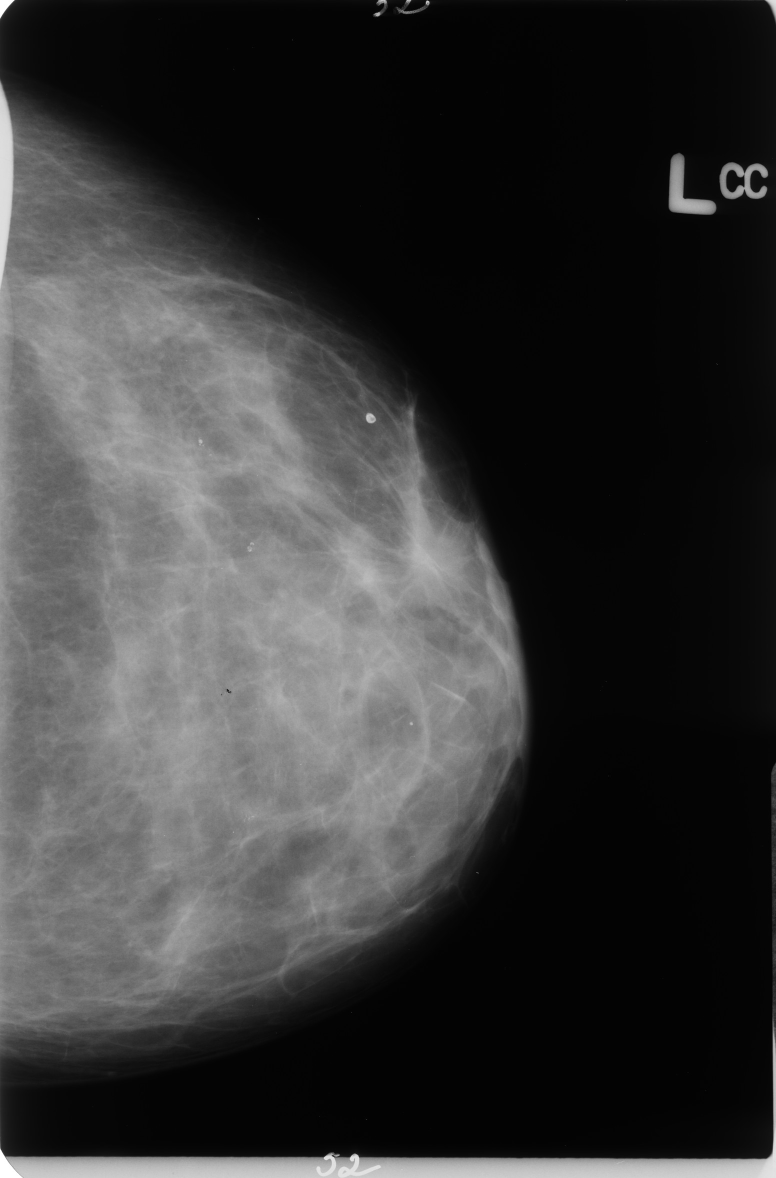
#> input picture MainPfe/B_3047_1.LEFT_CC.jpg, 1552 x 2356 px (shown at 1/2 size); its folder holds only this picture in this run
$ python -i RegionA.py   (imports and definitions only)
#> lines starting #> are read from the running program, lines starting #| are printed output that depends on the picture; after the words box and inside, x2 and y2 are one past the last pixel; in counts of white or black regions, pixels touching at a corner belong together
#> further down, picture is the input picture: shape (2356, 1552); min 0, max 255, mean 55.5
import cv2
from matplotlib.pyplot import imshow, rc
import numpy as np
import math
import glob
from numpy.core.fromnumeric import shape
import pandas as pd
import re
from pyds import MassFunction
import Membership
from sys import argv


# [24 lines left out: function mask_area, not called in this run]

def interrest(image):
    thresh = cv2.threshold(image, 0, 255, cv2.THRESH_OTSU + cv2.THRESH_BINARY)[1]
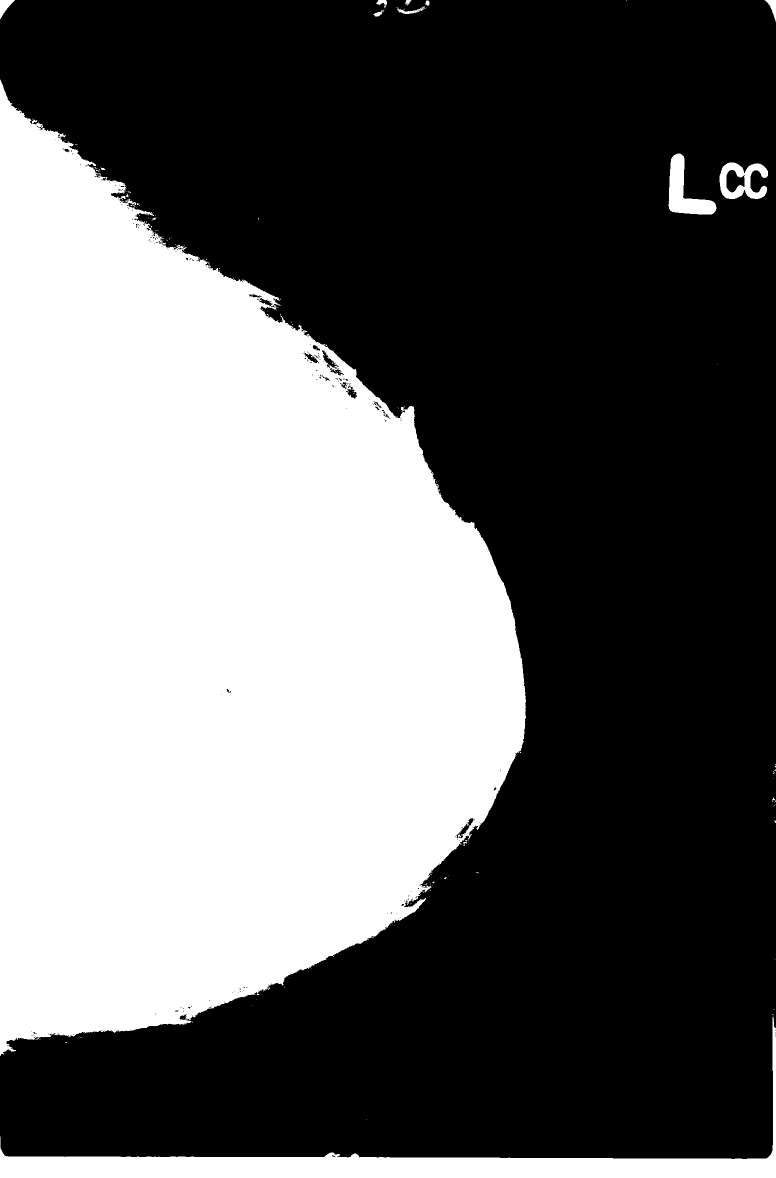
#> thresh: shape (2356, 1552) (shown at 1/2 size); 39.1% white; 170 white regions (155 under 20 px)

    # Find contour and sort by contour area
    cnts = cv2.findContours(thresh, cv2.RETR_EXTERNAL, cv2.CHAIN_APPROX_SIMPLE)
#> cnts = 155 contours, 144 with area under 20; largest, box (x1, y1, x2, y2) and area: (0, 159, 1052, 2112) 1351841, (0, 2033, 1552, 2356) 64095, (1337, 307, 1433, 429) 4924, (1439, 325, 1536, 398) 4675, (0, 0, 30, 38) 484
    cnts = cnts[0] if len(cnts) == 2 else cnts[1]
    cnts = sorted(cnts, key=cv2.contourArea, reverse=True)

    # Find bounding box and extract ROI
    for c in cnts:
        x,y,w,h = cv2.boundingRect(c)
        ROI = image[y:y+h, x:x+w]
        break
#> this loop made 1 pass
#> (x, y, w, h) on pass 1: (0, 159, 1052, 1953)
#> pass 1, in interrest, `ROI = image[y:y+h, x:x+w]`:
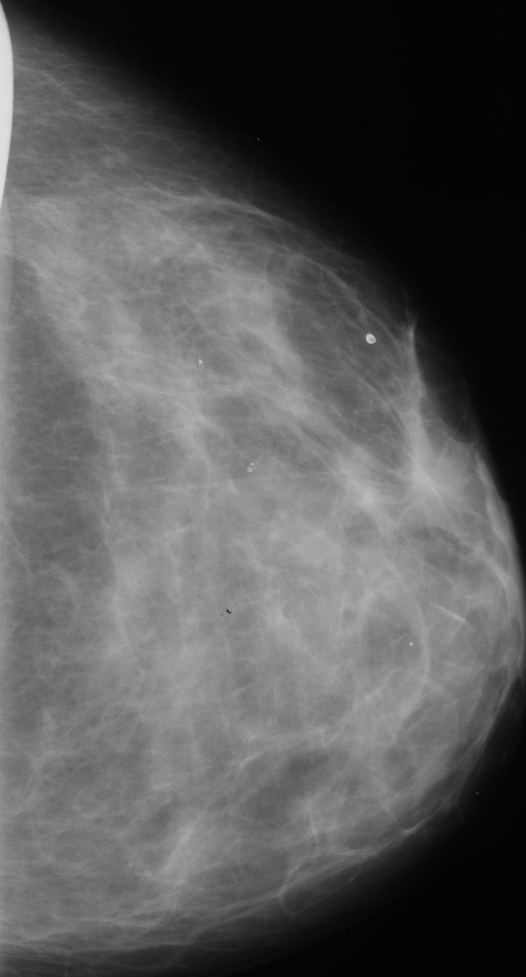
#> ROI: shape (1953, 1052) (shown at 1/2 size); min 0, max 223, mean 87.9
    return ROI

# [371 lines left out: functions Largest_contour, small_image, Edge_detection, keep_object, training, Normal_trainning and 3 more, not called in this run]

>>> import cv2
>>> picture = cv2.imread('B_3047_1.LEFT_CC.jpg', cv2.IMREAD_GRAYSCALE)
>>> result = interrest(picture)

$ run again, on MainPfe/B_3047_1.LEFT_MLO.jpg
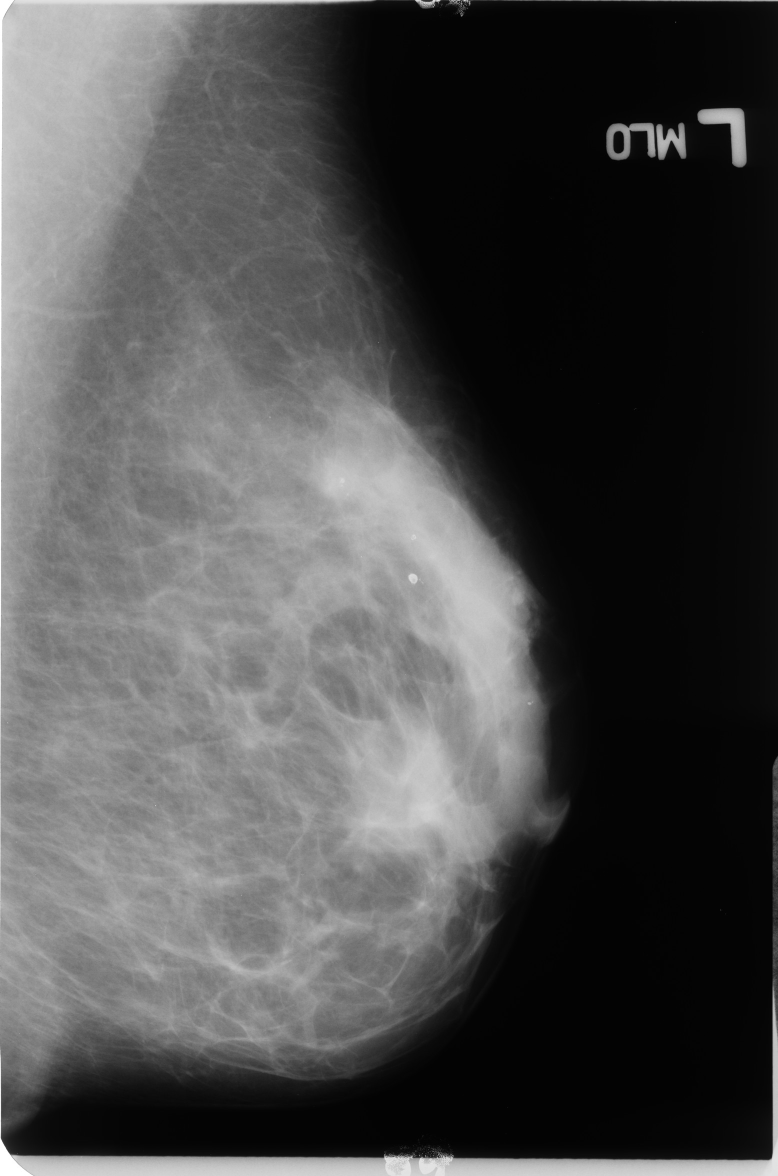
#> input picture MainPfe/B_3047_1.LEFT_MLO.jpg, 1556 x 2352 px (shown at 1/2 size)
#> picture is the input picture: shape (2352, 1556); min 0, max 255, mean 77.5
#> in interrest, `thresh = cv2.threshold(image, 0, 255, cv2.THRESH_OTSU + cv2.THRESH_BIN..`:
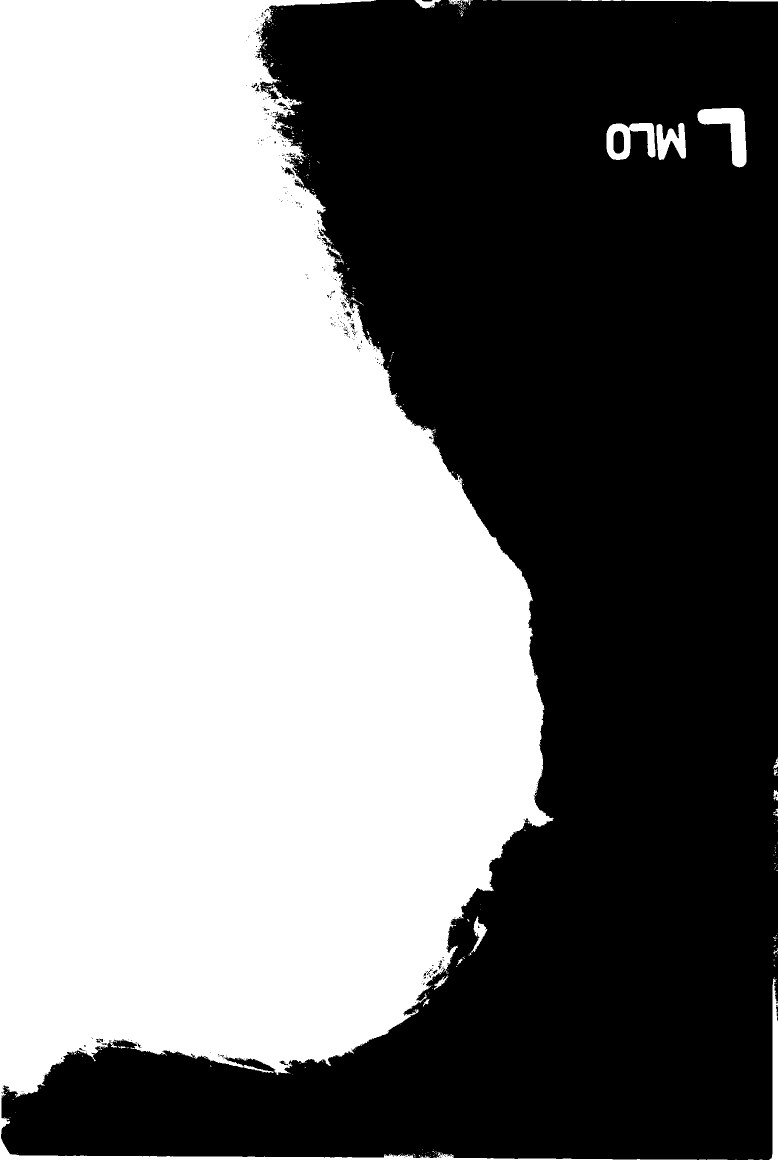
#> thresh: shape (2352, 1556) (shown at 1/2 size); 51% white; 367 black regions (336 under 20 px)
#> cnts = 351 contours, 336 with area under 20; largest, box (x1, y1, x2, y2) and area: (0, 0, 1556, 2352) 1845288, (1395, 216, 1493, 335) 5047, (1213, 246, 1311, 320) 4380, (1313, 246, 1372, 320) 2472, (938, 1833, 975, 1911) 751
#> the loop in interrest, `for c in cnts:` made 1 pass

$ run again, on MainPfe/B_3047_1.RIGHT_CC.jpg
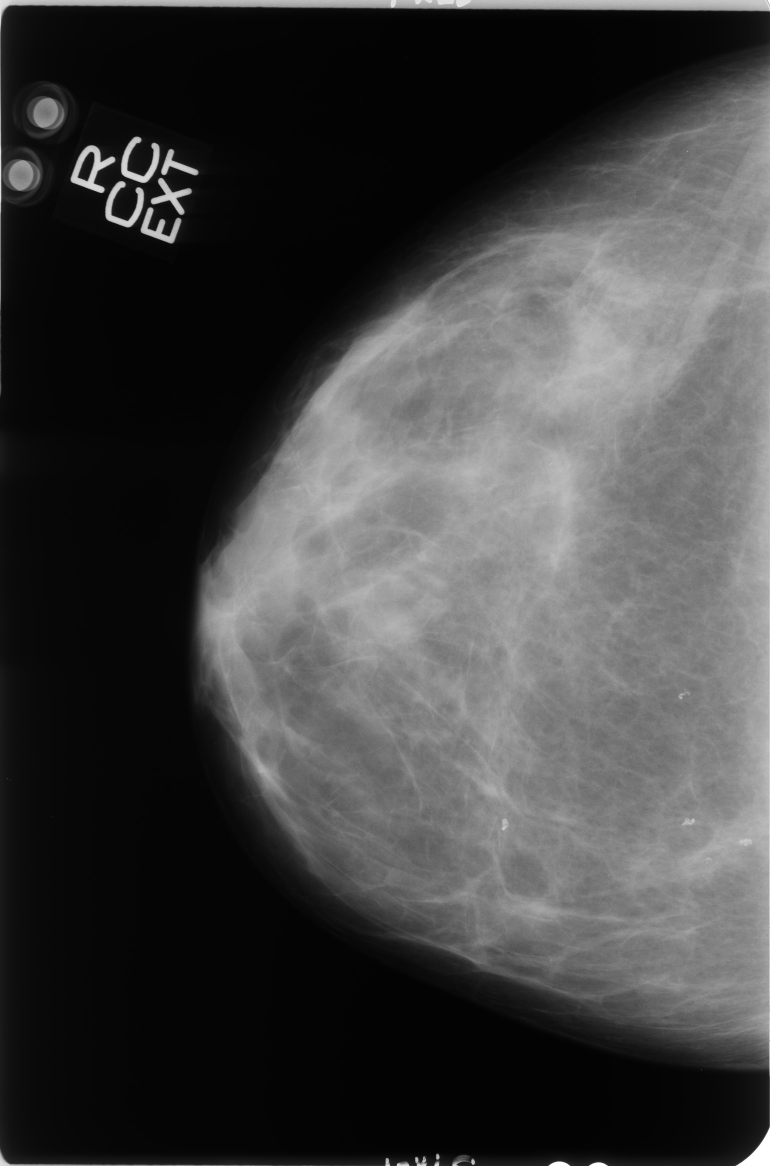
#> input picture MainPfe/B_3047_1.RIGHT_CC.jpg, 1540 x 2332 px (shown at 1/2 size)
#> picture is the input picture: shape (2332, 1540); min 0, max 255, mean 65.7
#> in interrest, `thresh = cv2.threshold(image, 0, 255, cv2.THRESH_OTSU + cv2.THRESH_BIN..`:
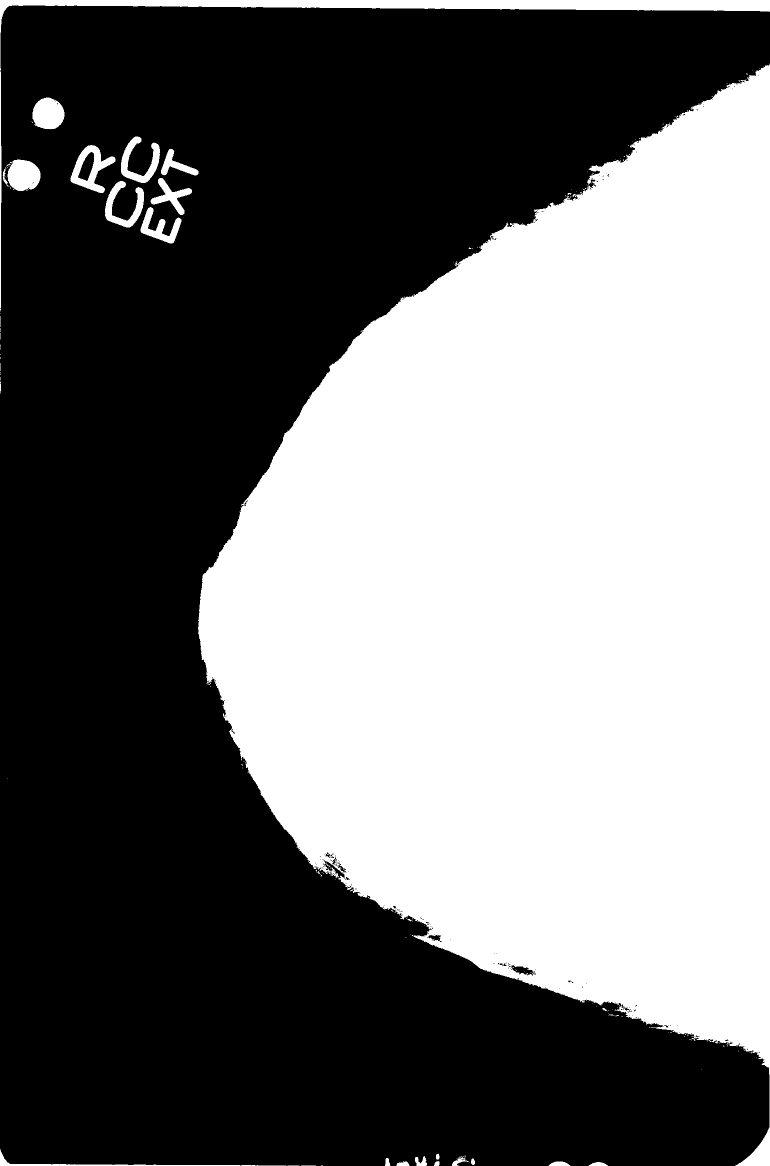
#> thresh: shape (2332, 1540) (shown at 1/2 size); 44.1% white; 175 white regions (146 under 20 px)
#> cnts = 169 contours, 147 with area under 20; largest, box (x1, y1, x2, y2) and area: (396, 127, 1540, 2332) 1528630, (0, 0, 1540, 623) 24782, (141, 290, 231, 386) 4264, (15, 319, 81, 382) 3180, (65, 195, 129, 259) 3101
#> the loop in interrest, `for c in cnts:` made 1 pass
#> (x, y, w, h) on pass 1: (396, 127, 1144, 2205)
#> pass 1, in interrest, `ROI = image[y:y+h, x:x+w]`:
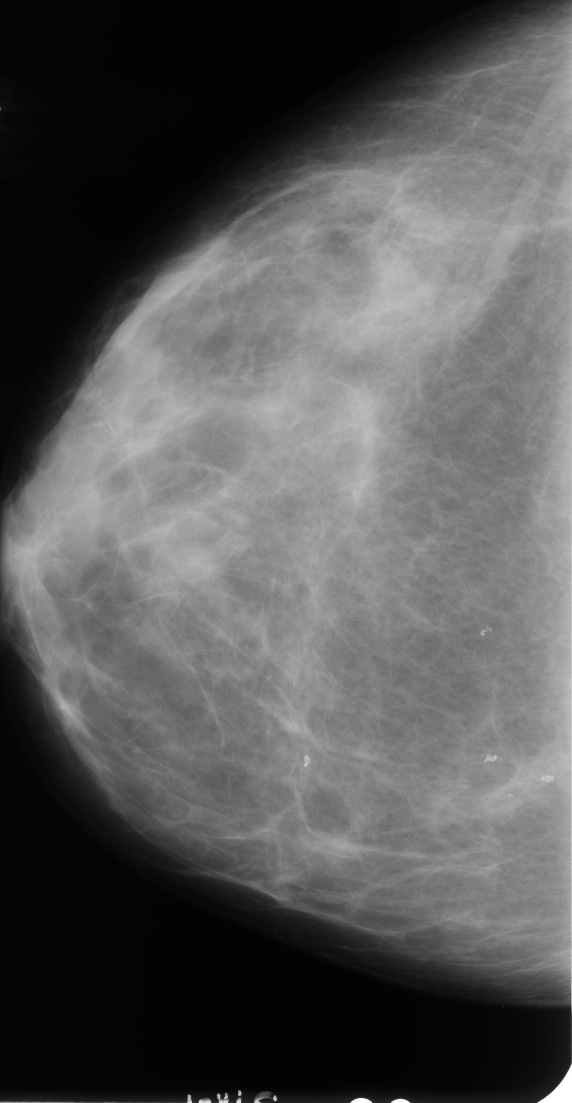
#> ROI: shape (2205, 1144) (shown at 1/2 size); min 0, max 255, mean 86.9

$ run again, on MainPfe/B_3047_1.RIGHT_MLO.jpg
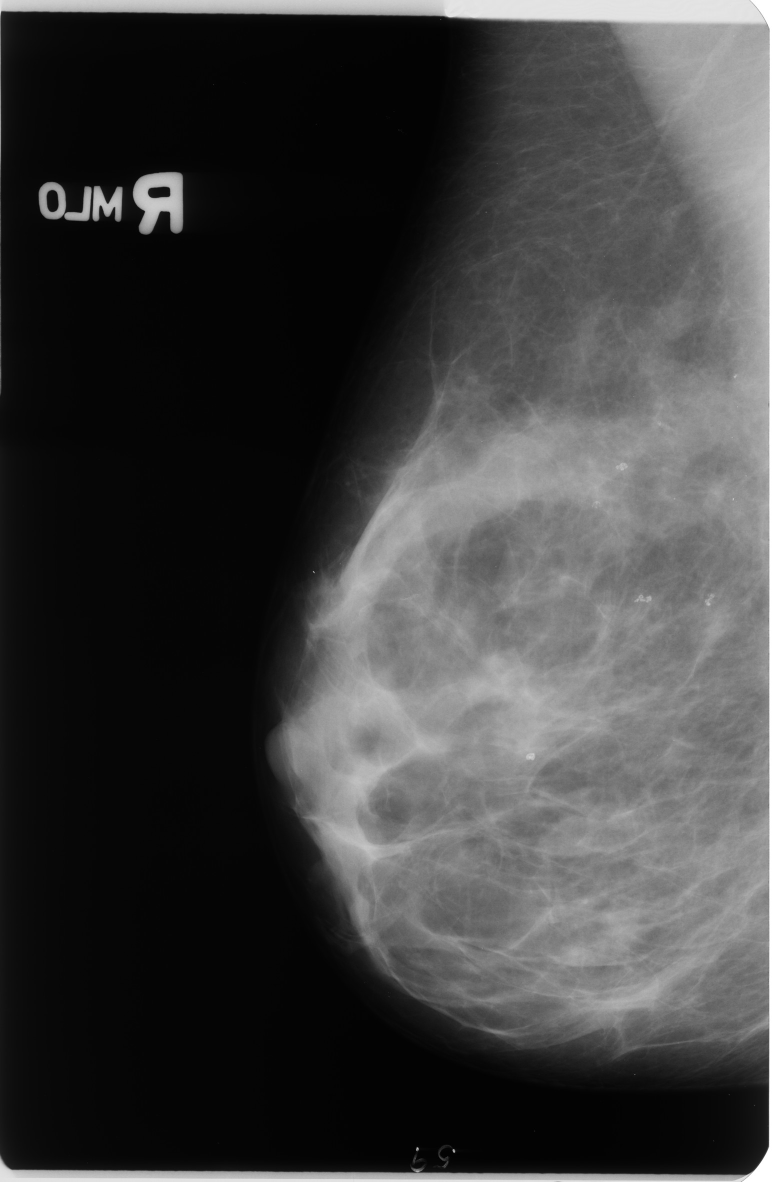
#> input picture MainPfe/B_3047_1.RIGHT_MLO.jpg, 1544 x 2364 px (shown at 1/2 size)
#> picture is the input picture: shape (2364, 1544); min 0, max 255, mean 63.5
#> in interrest, `thresh = cv2.threshold(image, 0, 255, cv2.THRESH_OTSU + cv2.THRESH_BIN..`:
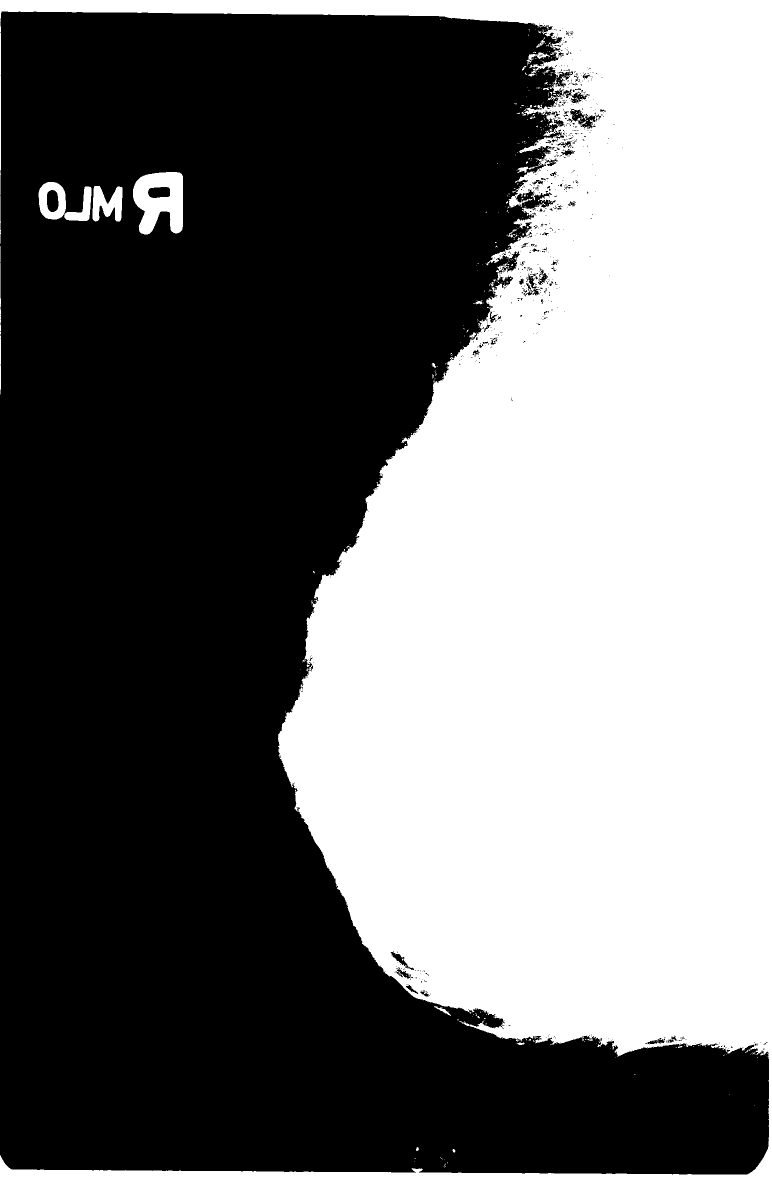
#> thresh: shape (2364, 1544) (shown at 1/2 size); 43.3% white; 399 white regions (369 under 20 px)
#> cnts = 347 contours, 329 with area under 20; largest, box (x1, y1, x2, y2) and area: (0, 0, 1544, 2364) 1560312, (266, 344, 366, 469) 9310, (77, 364, 132, 439) 3346, (185, 372, 245, 443) 2628, (128, 373, 183, 442) 1478
#> the loop in interrest, `for c in cnts:` made 1 pass
